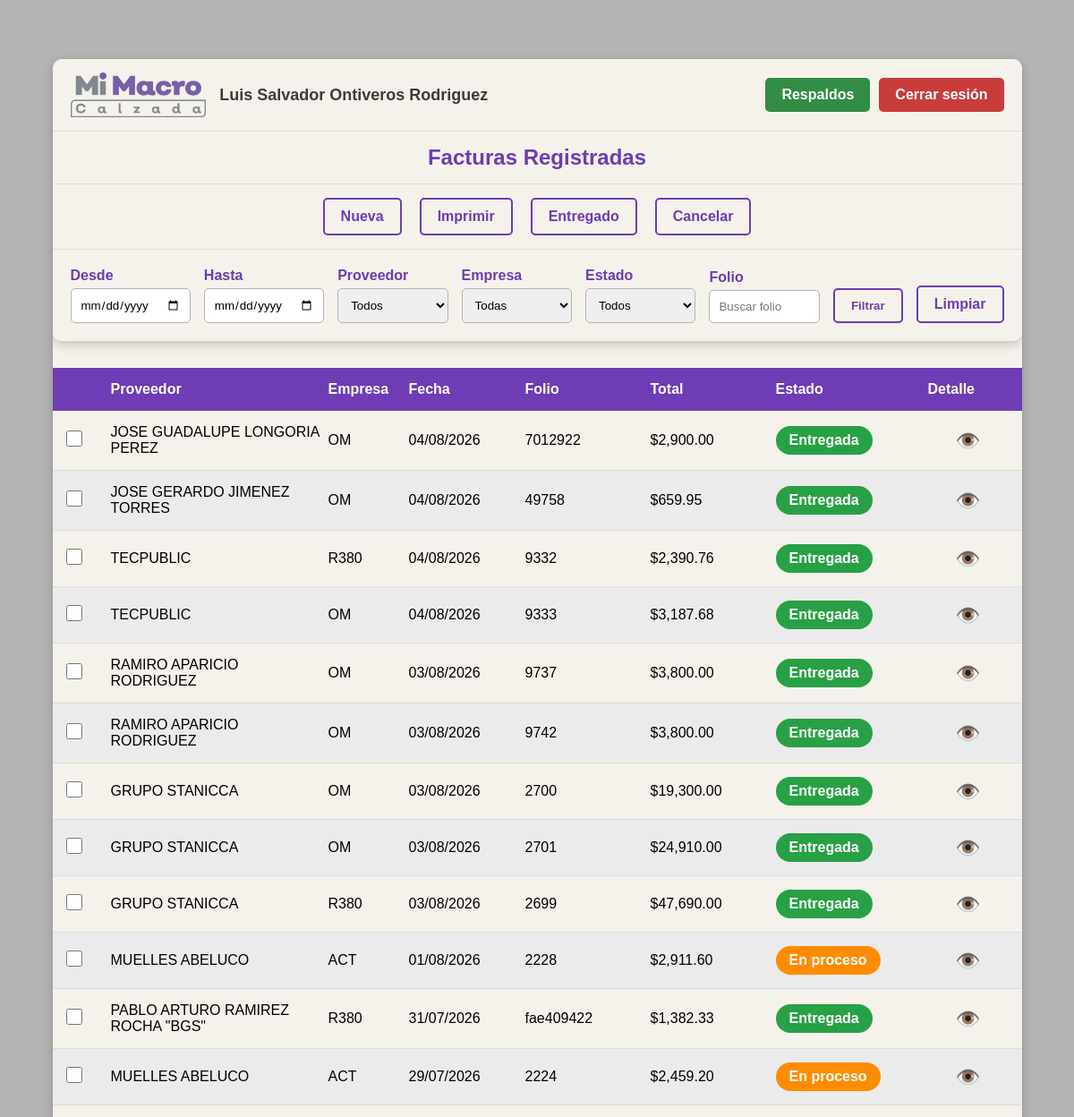
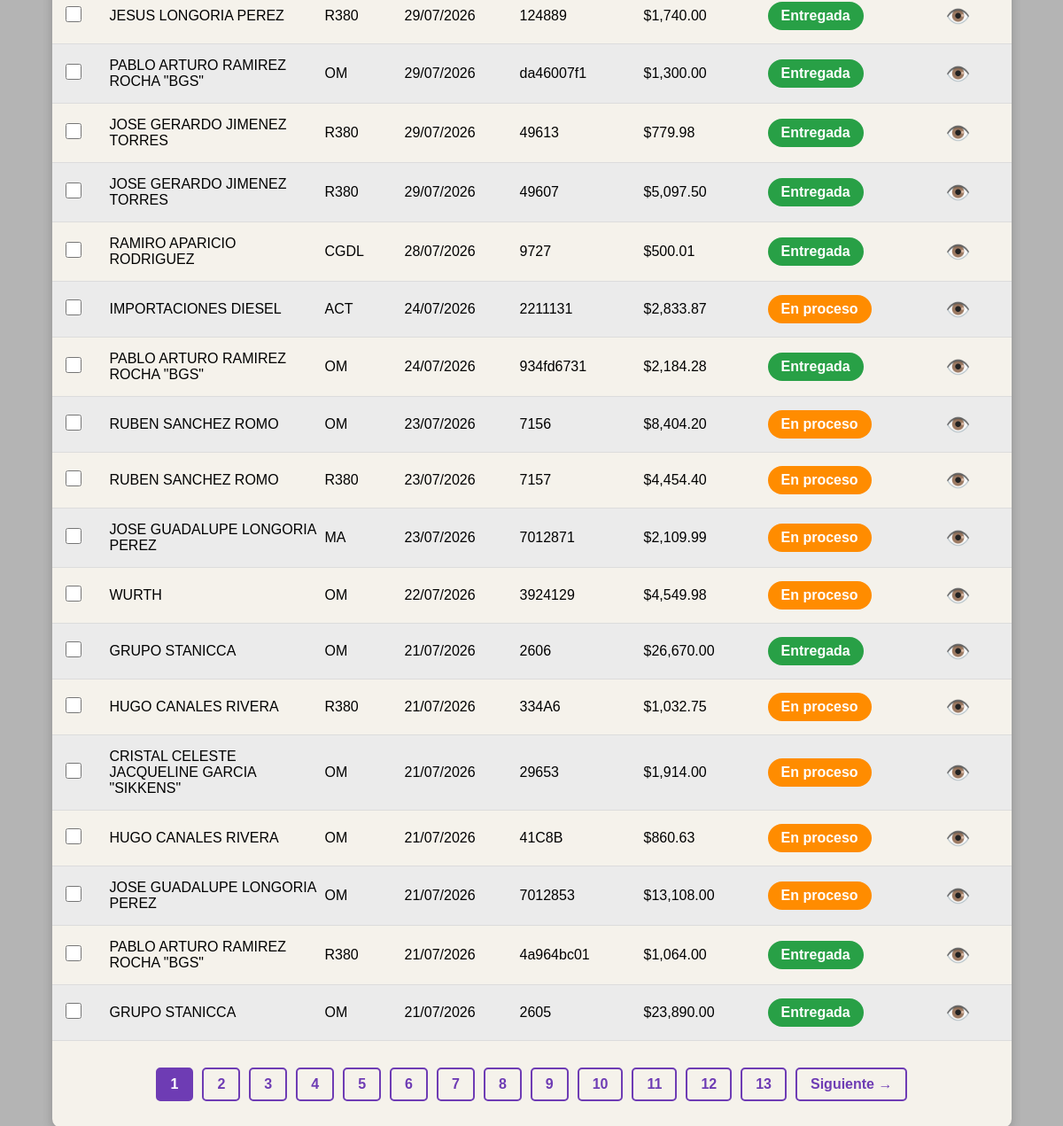
The app's page /facturas.php (signed in) with its own data (2 pictures, top to bottom).
### tables this page shows
CREATE TABLE `factura` (
  `id` int(11) NOT NULL,
  `id_empresa` int(11) NOT NULL,
  `id_provedor` int(11) NOT NULL,
  `folio` varchar(20) NOT NULL,
  `fecha` date NOT NULL,
  `total` decimal(10,2) NOT NULL,
  `estado` int(11) NOT NULL DEFAULT 0,
  `fecha_registro` date NOT NULL,
  `fecha_entregado` date DEFAULT NULL
);

CREATE TABLE `provedores` (
  `id` int(11) NOT NULL,
  `nombre` varchar(255) NOT NULL,
  `irs` int(11) NOT NULL DEFAULT 0,
  `eliminado` int(1) NOT NULL DEFAULT 0
);

### facturas.php (the view, shortened to what this page needs)
<?php
$con = conecta();
$fecha_inicio = isset($_GET['fecha_inicio']) ? $_GET['fecha_inicio'] : '';
$fecha_fin    = isset($_GET['fecha_fin'])    ? $_GET['fecha_fin']    : '';
$id_provedor  = isset($_GET['id_provedor'])  ? intval($_GET['id_provedor'])  : 0;
$id_empresa   = isset($_GET['id_empresa'])   ? intval($_GET['id_empresa'])   : 0;
$folio        = isset($_GET['folio'])        ? trim($_GET['folio'])        : '';
$estado       = isset($_GET['estado'])       ? $_GET['estado']             : '';
$where = "WHERE 1=1";
$registros_por_pagina = 30;
$pagina = isset($_GET['pagina']) ? intval($_GET['pagina']) : 1;
$inicio = ($pagina - 1) * $registros_por_pagina;
$sqlTotal = "SELECT COUNT(*) AS total
             FROM factura f
             INNER JOIN provedores p ON f.id_provedor = p.id
             INNER JOIN empresa e ON f.id_empresa = e.id
             $where";
$resTotal = $con->query($sqlTotal);
$filaTotal = $resTotal->fetch_assoc();
$total_registros = $filaTotal['total'];
$total_paginas = ceil($total_registros / $registros_por_pagina);
$sql = "SELECT
            f.id,
            f.id_empresa,
            p.nombre AS proveedor,
            e.nombre AS empresa,
            f.fecha,
            f.folio,
            f.total,
            f.estado
        FROM factura f
        INNER JOIN provedores p ON f.id_provedor = p.id
        INNER JOIN empresa e ON f.id_empresa = e.id
        $where
        ORDER BY f.fecha DESC
        LIMIT $inicio, $registros_por_pagina";
$resultado = $con->query($sql);
?>
<!DOCTYPE html>
<html lang="es">
<head>
    <link rel="stylesheet" href="css/facturas.css">
    <link rel="stylesheet" href="css/menu.css">
</head>
<body>
<div class="contenedor">
    <?php include("menu.php"); ?>
    <div class="encabezado">
        <div>Proveedor</div>
        <div>Empresa</div>
        <div>Fecha</div>
        <div>Folio</div>
        <div>Total</div>
        <div>Estado</div>
        <div>Detalle</div>
    </div>
    <?php while($fila = $resultado->fetch_assoc()){ ?>
        <?php
        $clase = "";
        $texto = "";
        switch($fila['estado']){
            case 1:
                $clase = "proceso";
                $texto = "En proceso";
                break;
            case 2:
                $clase = "entregada";
                $texto = "Entregada";
                break;
        }
        switch($fila['id_empresa']){
            case 1:
                $empresa = "OM";
                break;
            case 2:
                $empresa = "R380";
                break;
            case 5:
                $empresa = "CGDL";
                break;
            case 6:
                $empresa = "ACT";
                break;
            case 7:
                $empresa = "MA";
                break;
        }
        ?>
        <div class="fila">
            <div>
                <input type="checkbox" class="chkFactura" value="<?= $fila['id'] ?>">
            </div>
            <div>
                <?= htmlspecialchars($fila['proveedor']) ?>
            </div>
            <div>
                <?= $empresa ?>
            </div>
            <div>
                <?= date('d/m/Y', strtotime($fila['fecha'])) ?>
            </div>
            <div>
                <?= htmlspecialchars($fila['folio']) ?>
            </div>
            <div>
                $<?= number_format($fila['total'], 2) ?>
            </div>
            <div>
                <span class="estado <?= $clase ?>">
                    <?= $texto ?>
                </span>
            </div>
            <div class="accion">
                <a href="factura_detalle.php?id=<?= $fila['id'] ?>">👁️</a>
            </div>
        </div>
    <?php } ?>
    <div class="paginacion">
        <?php for($i = 1; $i <= $total_paginas; $i++){ ?>
            <a
    href="?pagina=<?= $i ?>&fecha_inicio=<?= urlencode($fecha_inicio) ?>&fecha_fin=<?= urlencode($fecha_fin) ?>&id_provedor=<?= $id_provedor ?>&id_empresa=<?= $id_empresa ?>&folio=<?= urlencode($folio) ?>&estado=<?= urlencode($estado) ?>"
                class="<?= ($i == $pagina) ? 'actual' : '' ?>">
                <?= $i ?>
            </a>
        <?php } ?>
        <?php if($pagina < $total_paginas){ ?>
            <a href="?pagina=<?= $pagina + 1 ?>&fecha_inicio=<?= urlencode($fecha_inicio) ?>&fecha_fin=<?= urlencode($fecha_fin) ?>&id_provedor=<?= $id_provedor ?>&id_empresa=<?= $id_empresa ?>&folio=<?= urlencode($folio) ?>&estado=<?= urlencode($estado) ?>">
                Siguiente →
            </a>
        <?php } ?>
    </div>
</div>
</body>
</html>

### css/facturas.css (style rules this page uses)
* { margin: 0; padding: 0; box-sizing: border-box; font-family: Arial, Helvetica, sans-serif; }
body { background-color: rgb(180, 180, 180); min-height: 100vh; padding: 30px; margin: 3% 0; }
.contenedor { width: 95%; margin: auto; background-color: rgb(245, 242, 235); border-radius: 10px; overflow: hidden; box-shadow: 0px 4px 12px rgba(0, 0, 0, .2); }
.encabezado, .fila { display: grid; grid-template-columns: 50px 2fr 90px 130px 140px 140px 170px 90px; align-items: center; }
.encabezado { background-color: rgb(110, 60, 180); color: white; font-weight: bold; padding: 15px; }
.fila { padding: 15px; border-bottom: 1px solid rgb(220, 220, 220); }
.fila:nth-child(even) { background-color: rgb(235, 235, 235); }
.estado { display: inline-block; padding: 7px 15px; border-radius: 20px; color: white; font-weight: bold; text-align: center; }
.proceso { background-color: rgb(255, 140, 0); }
.entregada { background-color: rgb(40, 160, 70); }
.accion { text-align: center; }
.accion a { text-decoration: none; font-size: 1.4rem; transition: .2s; }
.chkFactura { width: 18px; height: 18px; cursor: pointer; }
.paginacion { padding: 30px; display: flex; justify-content: center; gap: 10px; flex-wrap: wrap; }
.paginacion a { text-decoration: none; color: rgb(110, 60, 180); border: 2px solid rgb(110, 60, 180); padding: 8px 15px; border-radius: 5px; font-weight: bold; transition: .2s; }
.paginacion .actual { background-color: rgb(110, 60, 180); color: white; border: 2px solid rgb(110, 60, 180); padding: 8px 15px; border-radius: 5px; font-weight: bold; }

### records on screen
factura: id_provedor.nombre "JOSE GUADALUPE LONGORIA PEREZ", id_empresa "OM", fecha "04/08/2026", folio "7012922", total "2,900.00", estado "Entregada"
factura: id_provedor.nombre "JOSE GERARDO JIMENEZ TORRES", id_empresa "OM", fecha "04/08/2026", folio "49758", total "659.95", estado "Entregada"
factura: id_provedor.nombre "TECPUBLIC", id_empresa "R380", fecha "04/08/2026", folio "9332", total "2,390.76", estado "Entregada"
factura: id_provedor.nombre "TECPUBLIC", id_empresa "OM", fecha "04/08/2026", folio "9333", total "3,187.68", estado "Entregada"
factura: id_provedor.nombre "RAMIRO APARICIO RODRIGUEZ", id_empresa "OM", fecha "03/08/2026", folio "9737", total "3,800.00", estado "Entregada"
factura: id_provedor.nombre "RAMIRO APARICIO RODRIGUEZ", id_empresa "OM", fecha "03/08/2026", folio "9742", total "3,800.00", estado "Entregada"
factura: id_provedor.nombre "GRUPO STANICCA", id_empresa "OM", fecha "03/08/2026", folio "2700", total "19,300.00", estado "Entregada"
factura: id_provedor.nombre "GRUPO STANICCA", id_empresa "OM", fecha "03/08/2026", folio "2701", total "24,910.00", estado "Entregada"
factura: id_provedor.nombre "GRUPO STANICCA", id_empresa "R380", fecha "03/08/2026", folio "2699", total "47,690.00", estado "Entregada"
factura: id_provedor.nombre "MUELLES ABELUCO", id_empresa "ACT", fecha "01/08/2026", folio "2228", total "2,911.60", estado "En proceso"
factura: id_provedor.nombre "PABLO ARTURO RAMIREZ ROCHA \"BGS\"", id_empresa "R380", fecha "31/07/2026", folio "fae409422", total "1,382.33", estado "Entregada"
factura: id_provedor.nombre "MUELLES ABELUCO", id_empresa "ACT", fecha "29/07/2026", folio "2224", total "2,459.20", estado "En proceso"
factura: id_provedor.nombre "JESUS LONGORIA PEREZ", id_empresa "R380", fecha "29/07/2026", folio "124889", total "1,740.00", estado "Entregada"
factura: id_provedor.nombre "PABLO ARTURO RAMIREZ ROCHA \"BGS\"", id_empresa "OM", fecha "29/07/2026", folio "da46007f1", total "1,300.00", estado "Entregada"
factura: id_provedor.nombre "JOSE GERARDO JIMENEZ TORRES", id_empresa "R380", fecha "29/07/2026", folio "49613", total "779.98", estado "Entregada"
factura: id_provedor.nombre "JOSE GERARDO JIMENEZ TORRES", id_empresa "R380", fecha "29/07/2026", folio "49607", total "5,097.50", estado "Entregada"
factura: id_provedor.nombre "RAMIRO APARICIO RODRIGUEZ", id_empresa "CGDL", fecha "28/07/2026", folio "9727", total "500.01", estado "Entregada"
factura: id_provedor.nombre "IMPORTACIONES DIESEL", id_empresa "ACT", fecha "24/07/2026", folio "2211131", total "2,833.87", estado "En proceso"
factura: id_provedor.nombre "PABLO ARTURO RAMIREZ ROCHA \"BGS\"", id_empresa "OM", fecha "24/07/2026", folio "934fd6731", total "2,184.28", estado "Entregada"
factura: id_provedor.nombre "RUBEN SANCHEZ ROMO", id_empresa "OM", fecha "23/07/2026", folio "7156", total "8,404.20", estado "En proceso"
factura: id_provedor.nombre "RUBEN SANCHEZ ROMO", id_empresa "R380", fecha "23/07/2026", folio "7157", total "4,454.40", estado "En proceso"
factura: id_provedor.nombre "JOSE GUADALUPE LONGORIA PEREZ", id_empresa "MA", fecha "23/07/2026", folio "7012871", total "2,109.99", estado "En proceso"
factura: id_provedor.nombre "WURTH", id_empresa "OM", fecha "22/07/2026", folio "3924129", total "4,549.98", estado "En proceso"
factura: id_provedor.nombre "GRUPO STANICCA", id_empresa "OM", fecha "21/07/2026", folio "2606", total "26,670.00", estado "Entregada"
factura: id_provedor.nombre "HUGO CANALES RIVERA", id_empresa "R380", fecha "21/07/2026", folio "334A6", total "1,032.75", estado "En proceso"
factura: id_provedor.nombre "CRISTAL CELESTE JACQUELINE GARCIA \"SIKKENS\"", id_empresa "OM", fecha "21/07/2026", folio "29653", total "1,914.00", estado "En proceso"
factura: id_provedor.nombre "HUGO CANALES RIVERA", id_empresa "OM", fecha "21/07/2026", folio "41C8B", total "860.63", estado "En proceso"
factura: id_provedor.nombre "JOSE GUADALUPE LONGORIA PEREZ", id_empresa "OM", fecha "21/07/2026", folio "7012853", total "13,108.00", estado "En proceso"
factura: id_provedor.nombre "PABLO ARTURO RAMIREZ ROCHA \"BGS\"", id_empresa "R380", fecha "21/07/2026", folio "4a964bc01", total "1,064.00", estado "Entregada"
factura: id_provedor.nombre "GRUPO STANICCA", id_empresa "OM", fecha "21/07/2026", folio "2605", total "23,890.00", estado "Entregada"

### other values on screen
$nombre "Luis Salvador Ontiveros Rodriguez"
